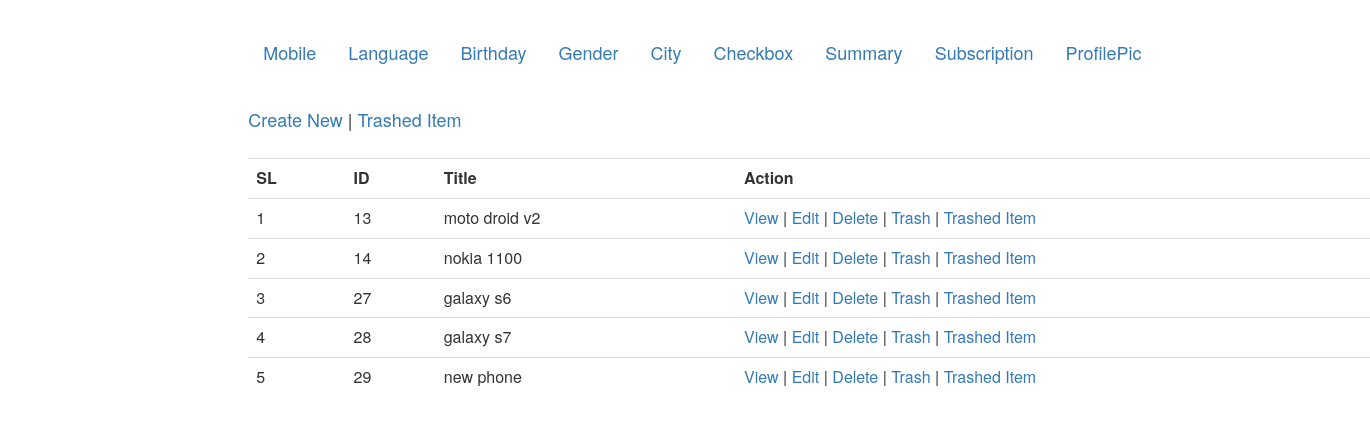
The app's page /views/ALL_CRUD/Mobile/index.php with its own data.
### tables this page shows
CREATE TABLE `mobiles` (
  `id` int(11) NOT NULL,
  `title` varchar(255) NOT NULL,
  `description` varchar(255) NOT NULL,
  `created_at` datetime NOT NULL,
  `updated_at` datetime DEFAULT NULL,
  `deleted_at` datetime DEFAULT NULL
);

### src/ALL_CRUD/Mobile/Mobile.php (called while the page is built, shortened)
<?php
class Mobile {
    public $db='';
    public function __construct() {
        $this->db=  mysqli_connect("localhost","root","fazil142","atomicproject");
    }
    public function index(){
        $allmobile=array();
        $query="select * from mobiles where deleted_at IS NULL";
        $result=mysqli_query($this->db, $query);
        while($row=  mysqli_fetch_assoc($result)){
            $allmobile[]=$row;
        }
        return $allmobile;
    }
}

### views/ALL_CRUD/Mobile/index.php (the view, shortened to what this page needs)
<!DOCTYPE html>
<html>
    <head>
        <link rel="stylesheet" type="text/css" href="../../../css/bootstrap.min.css">
        <link rel="stylesheet" type="text/css" href="../../../css/style.css">
    </head>
    <body>
        <div>
            <ul class="nav nav-pills col-md-10 col-md-offset-2">
  <li role="presentation"><a href="index.php">Mobile</a></li>
  <li role="presentation"><a href="../../../views/ALL_CRUD/Language/index.php">Language</a></li>
  <li role="presentation"><a href="../../../views/ALL_CRUD/Birthday/index.php">Birthday</a></li>
  <li role="presentation"><a href="../../../views/ALL_CRUD/Gender/index.php">Gender</a></li>
  <li role="presentation"><a href="../../../views/ALL_CRUD/City/index.php">City</a></li>
  <li role="presentation"><a href="../../../views/ALL_CRUD/Checkbox/index.php">Checkbox</a></li>
  <li role="presentation"><a href="../../../views/ALL_CRUD/Summary/index.php">Summary</a></li>
  <li role="presentation"><a href="../../../views/ALL_CRUD/Subscription/index.php">Subscription</a></li>
  <li role="presentation"><a href="../../../views/ALL_CRUD/ProfilePic/index.php">ProfilePic</a></li>
</ul>
              <h3 class="col-md-10 col-md-offset-2">
            ?></h3>
        </div>
    </body>
</html>
<?php
    $mobile=new Mobile();
    $result=$mobile->index();
?>
<Ul class="nav nav-pills col-md-10 col-md-offset-2 " style="font-size:18px">
    <a href="create.php">Create New</a> |
    <a href="trashed.php">Trashed Item</a>
    <br><br>
</Ul>
<table class="table col-md-10 col-md-offset-2" style="font-size: 16px">
    <tr>
        <th>SL</th>
        <th>ID</th>
        <th>Title</th>
        <th>Action</th>
    </tr>
    <?php
    if(!empty($result)){
        $serial=0;
        foreach ($result as $val){
            $serial++;
    ;?>
    <tr>
        <td><?php echo $serial;?></td>
        <td><?php echo $val['id'];?></td>
        <td><?php echo $val['title'];?></td>
        <td>
            <a href="view.php?id=<?php echo $val['id'];?>">View</a> |
            <a href="edit.php?id=<?php echo $val['id'];?>">Edit</a> |
            <a href="delete.php?id=<?php echo $val['id'];?>">Delete</a> |
            <a href="trash.php?id=<?php echo $val['id'];?>">Trash</a>  |
            <a href="trashed.php?id=<?php echo $val['id'];?>">Trashed Item</a>
        </td>
    </tr>
    <?php
        }
        }
      else {
    ?>
    <tr>
            <td colspan="3">No data available</td>
    </tr>
    <?php
 }
    ?>
</table>

### css/style.css (style rules this page uses)
body { margin:30px; }
div ul li a { font-size: 18px }

### records on screen
mobiles: id "13", title "moto droid v2"
mobiles: id "14", title "nokia 1100"
mobiles: id "27", title "galaxy s6"
mobiles: id "28", title "galaxy s7"
mobiles: id "29", title "new phone"
